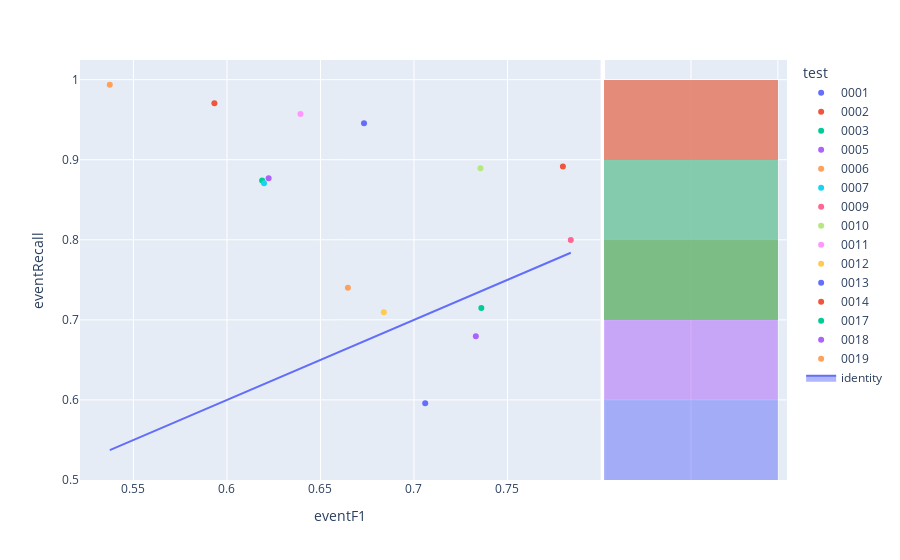

Source (notebook cell):
### Code cell
fig=px.scatter(experimentModels,x='eventF1',y='eventRecall',color='test',hover_name='modelId', marginal_y="histogram")
fig.add_trace(
    go.Scatter(x=experimentModels['eventF1'], y=experimentModels['eventF1'], name="identity", mode='lines',fill="toself")
)
fig.show()

### Figure 1 — Plotly figure (JSON) as saved in the notebook; plotly's stock layout.template omitted (floating-point values rounded to 4 significant figures)
{"data": [{"hovertemplate": "<b>%{hovertext}</b><br><br>test=0001<br>eventF1=%{x}<br>eventRecall=%{y}<extra></extra>", "hovertext": ["aa11eb61-61e6-41e2-94d5-a4833e9b8d9d"], "legendgroup": "0001", "marker": {"color": "#636efa", "symbol": "circle"}, "mode": "markers", "name": "0001", "orientation": "v", "showlegend": true, "type": "scatter", "x": [0.706], "xaxis": "x", "y": [0.5958], "yaxis": "y"}, {"alignmentgroup": "True", "bingroup": "y", "hovertemplate": "test=0001<br>eventRecall=%{y}<br>count=%{x}<extra></extra>", "legendgroup": "0001", "marker": {"color": "#636efa"}, "name": "0001", "offsetgroup": "0001", "opacity": 0.5, "showlegend": false, "type": "histogram", "xaxis": "x2", "y": [0.5958], "yaxis": "y2"}, {"hovertemplate": "<b>%{hovertext}</b><br><br>test=0002<br>eventF1=%{x}<br>eventRecall=%{y}<extra></extra>", "hovertext": ["56daf263-9a04-44a8-a967-ed222c84ae8c"], "legendgroup": "0002", "marker": {"color": "#EF553B", "symbol": "circle"}, "mode": "markers", "name": "0002", "orientation": "v", "showlegend": true, "type": "scatter", "x": [0.7796], "xaxis": "x", "y": [0.8915], "yaxis": "y"}, {"alignmentgroup": "True", "bingroup": "y", "hovertemplate": "test=0002<br>eventRecall=%{y}<br>count=%{x}<extra></extra>", "legendgroup": "0002", "marker": {"color": "#EF553B"}, "name": "0002", "offsetgroup": "0002", "opacity": 0.5, "showlegend": false, "type": "histogram", "xaxis": "x2", "y": [0.8915], "yaxis": "y2"}, {"hovertemplate": "<b>%{hovertext}</b><br><br>test=0003<br>eventF1=%{x}<br>eventRecall=%{y}<extra></extra>", "hovertext": ["983f3902-7ddc-4ab2-93e7-4da2577f8b4b"], "legendgroup": "0003", "marker": {"color": "#00cc96", "symbol": "circle"}, "mode": "markers", "name": "0003", "orientation": "v", "showlegend": true, "type": "scatter", "x": [0.6188], "xaxis": "x", "y": [0.8741], "yaxis": "y"}, {"alignmentgroup": "True", "bingroup": "y", "hovertemplate": "test=0003<br>eventRecall=%{y}<br>count=%{x}<extra></extra>", "legendgroup": "0003", "marker": {"color": "#00cc96"}, "name": "0003", "offsetgroup": "0003", "opacity": 0.5, "showlegend": false, "type": "histogram", "xaxis": "x2", "y": [0.8741], "yaxis": "y2"}, {"hovertemplate": "<b>%{hovertext}</b><br><br>test=0005<br>eventF1=%{x}<br>eventRecall=%{y}<extra></extra>", "hovertext": ["c0eba1b0-cd60-4e9e-ab7f-71131a829c7e"], "legendgroup": "0005", "marker": {"color": "#ab63fa", "symbol": "circle"}, "mode": "markers", "name": "0005", "orientation": "v", "showlegend": true, "type": "scatter", "x": [0.6223], "xaxis": "x", "y": [0.8768], "yaxis": "y"}, {"alignmentgroup": "True", "bingroup": "y", "hovertemplate": "test=0005<br>eventRecall=%{y}<br>count=%{x}<extra></extra>", "legendgroup": "0005", "marker": {"color": "#ab63fa"}, "name": "0005", "offsetgroup": "0005", "opacity": 0.5, "showlegend": false, "type": "histogram", "xaxis": "x2", "y": [0.8768], "yaxis": "y2"}, {"hovertemplate": "<b>%{hovertext}</b><br><br>test=0006<br>eventF1=%{x}<br>eventRecall=%{y}<extra></extra>", "hovertext": ["d7cf3254-9d32-4e20-a23e-3cdcd3107eaa"], "legendgroup": "0006", "marker": {"color": "#FFA15A", "symbol": "circle"}, "mode": "markers", "name": "0006", "orientation": "v", "showlegend": true, "type": "scatter", "x": [0.6647], "xaxis": "x", "y": [0.74], "yaxis": "y"}, {"alignmentgroup": "True", "bingroup": "y", "hovertemplate": "test=0006<br>eventRecall=%{y}<br>count=%{x}<extra></extra>", "legendgroup": "0006", "marker": {"color": "#FFA15A"}, "name": "0006", "offsetgroup": "0006", "opacity": 0.5, "showlegend": false, "type": "histogram", "xaxis": "x2", "y": [0.74], "yaxis": "y2"}, {"hovertemplate": "<b>%{hovertext}</b><br><br>test=0007<br>eventF1=%{x}<br>eventRecall=%{y}<extra></extra>", "hovertext": ["4f832318-c477-4835-acd3-7ec40944edd3"], "legendgroup": "0007", "marker": {"color": "#19d3f3", "symbol": "circle"}, "mode": "markers", "name": "0007", "orientation": "v", "showlegend": true, "type": "scatter", "x": [0.6198], "xaxis": "x", "y": [0.8706], "yaxis": "y"}, {"alignmentgroup": "True", "bingroup": "y", "hovertemplate": "test=0007<br>eventRecall=%{y}<br>count=%{x}<extra></extra>", "legendgroup": "0007", "marker": {"color": "#19d3f3"}, "name": "0007", "offsetgroup": "0007", "opacity": 0.5, "showlegend": false, "type": "histogram", "xaxis": "x2", "y": [0.8706], "yaxis": "y2"}, {"hovertemplate": "<b>%{hovertext}</b><br><br>test=0009<br>eventF1=%{x}<br>eventRecall=%{y}<extra></extra>", "hovertext": ["15e578bc-6917-4cef-a16a-bade7c0b0676"], "legendgroup": "0009", "marker": {"color": "#FF6692", "symbol": "circle"}, "mode": "markers", "name": "0009", "orientation": "v", "showlegend": true, "type": "scatter", "x": [0.7839], "xaxis": "x", "y": [0.7998], "yaxis": "y"}, {"alignmentgroup": "True", "bingroup": "y", "hovertemplate": "test=0009<br>eventRecall=%{y}<br>count=%{x}<extra></extra>", "legendgroup": "0009", "marker": {"color": "#FF6692"}, "name": "0009", "offsetgroup": "0009", "opacity": 0.5, "showlegend": false, "type": "histogram", "xaxis": "x2", "y": [0.7998], "yaxis": "y2"}, {"hovertemplate": "<b>%{hovertext}</b><br><br>test=0010<br>eventF1=%{x}<br>eventRecall=%{y}<extra></extra>", "hovertext": ["7e1fcff0-30f4-4f29-90d4-f7171b7700cf"], "legendgroup": "0010", "marker": {"color": "#B6E880", "symbol": "circle"}, "mode": "markers", "name": "0010", "orientation": "v", "showlegend": true, "type": "scatter", "x": [0.7356], "xaxis": "x", "y": [0.8893], "yaxis": "y"}, {"alignmentgroup": "True", "bingroup": "y", "hovertemplate": "test=0010<br>eventRecall=%{y}<br>count=%{x}<extra></extra>", "legendgroup": "0010", "marker": {"color": "#B6E880"}, "name": "0010", "offsetgroup": "0010", "opacity": 0.5, "showlegend": false, "type": "histogram", "xaxis": "x2", "y": [0.8893], "yaxis": "y2"}, {"hovertemplate": "<b>%{hovertext}</b><br><br>test=0011<br>eventF1=%{x}<br>eventRecall=%{y}<extra></extra>", "hovertext": ["0f783e82-ff7a-4204-9e47-55e534671311"], "legendgroup": "0011", "marker": {"color": "#FF97FF", "symbol": "circle"}, "mode": "markers", "name": "0011", "orientation": "v", "showlegend": true, "type": "scatter", "x": [0.6393], "xaxis": "x", "y": [0.9571], "yaxis": "y"}, {"alignmentgroup": "True", "bingroup": "y", "hovertemplate": "test=0011<br>eventRecall=%{y}<br>count=%{x}<extra></extra>", "legendgroup": "0011", "marker": {"color": "#FF97FF"}, "name": "0011", "offsetgroup": "0011", "opacity": 0.5, "showlegend": false, "type": "histogram", "xaxis": "x2", "y": [0.9571], "yaxis": "y2"}, {"hovertemplate": "<b>%{hovertext}</b><br><br>test=0012<br>eventF1=%{x}<br>eventRecall=%{y}<extra></extra>", "hovertext": ["99bfe384-9dde-485c-8233-eb9370c0bdbf"], "legendgroup": "0012", "marker": {"color": "#FECB52", "symbol": "circle"}, "mode": "markers", "name": "0012", "orientation": "v", "showlegend": true, "type": "scatter", "x": [0.6839], "xaxis": "x", "y": [0.7094], "yaxis": "y"}, {"alignmentgroup": "True", "bingroup": "y", "hovertemplate": "test=0012<br>eventRecall=%{y}<br>count=%{x}<extra></extra>", "legendgroup": "0012", "marker": {"color": "#FECB52"}, "name": "0012", "offsetgroup": "0012", "opacity": 0.5, "showlegend": false, "type": "histogram", "xaxis": "x2", "y": [0.7094], "yaxis": "y2"}, {"hovertemplate": "<b>%{hovertext}</b><br><br>test=0013<br>eventF1=%{x}<br>eventRecall=%{y}<extra></extra>", "hovertext": ["63e51dd9-118d-496b-8b4d-c0fd4db3d962"], "legendgroup": "0013", "marker": {"color": "#636efa", "symbol": "circle"}, "mode": "markers", "name": "0013", "orientation": "v", "showlegend": true, "type": "scatter", "x": [0.6733], "xaxis": "x", "y": [0.9456], "yaxis": "y"}, {"alignmentgroup": "True", "bingroup": "y", "hovertemplate": "test=0013<br>eventRecall=%{y}<br>count=%{x}<extra></extra>", "legendgroup": "0013", "marker": {"color": "#636efa"}, "name": "0013", "offsetgroup": "0013", "opacity": 0.5, "showlegend": false, "type": "histogram", "xaxis": "x2", "y": [0.9456], "yaxis": "y2"}, {"hovertemplate": "<b>%{hovertext}</b><br><br>test=0014<br>eventF1=%{x}<br>eventRecall=%{y}<extra></extra>", "hovertext": ["1665dd00-eb54-47cb-843d-f21453d9790d"], "legendgroup": "0014", "marker": {"color": "#EF553B", "symbol": "circle"}, "mode": "markers", "name": "0014", "orientation": "v", "showlegend": true, "type": "scatter", "x": [0.5933], "xaxis": "x", "y": [0.9705], "yaxis": "y"}, {"alignmentgroup": "True", "bingroup": "y", "hovertemplate": "test=0014<br>eventRecall=%{y}<br>count=%{x}<extra></extra>", "legendgroup": "0014", "marker": {"color": "#EF553B"}, "name": "0014", "offsetgroup": "0014", "opacity": 0.5, "showlegend": false, "type": "histogram", "xaxis": "x2", "y": [0.9705], "yaxis": "y2"}, {"hovertemplate": "<b>%{hovertext}</b><br><br>test=0017<br>eventF1=%{x}<br>eventRecall=%{y}<extra></extra>", "hovertext": ["263de413-4128-436e-b8a1-0bb7ad600f90"], "legendgroup": "0017", "marker": {"color": "#00cc96", "symbol": "circle"}, "mode": "markers", "name": "0017", "orientation": "v", "showlegend": true, "type": "scatter", "x": [0.736], "xaxis": "x", "y": [0.7149], "yaxis": "y"}, {"alignmentgroup": "True", "bingroup": "y", "hovertemplate": "test=0017<br>eventRecall=%{y}<br>count=%{x}<extra></extra>", "legendgroup": "0017", "marker": {"color": "#00cc96"}, "name": "0017", "offsetgroup": "0017", "opacity": 0.5, "showlegend": false, "type": "histogram", "xaxis": "x2", "y": [0.7149], "yaxis": "y2"}, {"hovertemplate": "<b>%{hovertext}</b><br><br>test=0018<br>eventF1=%{x}<br>eventRecall=%{y}<extra></extra>", "hovertext": ["d666c68e-f0ca-4f31-b8f4-f0495ee86bc1"], "legendgroup": "0018", "marker": {"color": "#ab63fa", "symbol": "circle"}, "mode": "markers", "name": "0018", "orientation": "v", "showlegend": true, "type": "scatter", "x": [0.7331], "xaxis": "x", "y": [0.6796], "yaxis": "y"}, {"alignmentgroup": "True", "bingroup": "y", "hovertemplate": "test=0018<br>eventRecall=%{y}<br>count=%{x}<extra></extra>", "legendgroup": "0018", "marker": {"color": "#ab63fa"}, "name": "0018", "offsetgroup": "0018", "opacity": 0.5, "showlegend": false, "type": "histogram", "xaxis": "x2", "y": [0.6796], "yaxis": "y2"}, {"hovertemplate": "<b>%{hovertext}</b><br><br>test=0019<br>eventF1=%{x}<br>eventRecall=%{y}<extra></extra>", "hovertext": ["d88629a4-c108-44c5-9c1b-4008bdd78400"], "legendgroup": "0019", "marker": {"color": "#FFA15A", "symbol": "circle"}, "mode": "markers", "name": "0019", "orientation": "v", "showlegend": true, "type": "scatter", "x": [0.5373], "xaxis": "x", "y": [0.9937], "yaxis": "y"}, {"alignmentgroup": "True", "bingroup": "y", "hovertemplate": "test=0019<br>eventRecall=%{y}<br>count=%{x}<extra></extra>", "legendgroup": "0019", "marker": {"color": "#FFA15A"}, "name": "0019", "offsetgroup": "0019", "opacity": 0.5, "showlegend": false, "type": "histogram", "xaxis": "x2", "y": [0.9937], "yaxis": "y2"}, {"fill": "toself", "mode": "lines", "name": "identity", "type": "scatter", "x": [0.706, 0.7796, 0.6188, 0.6223, 0.6647, 0.6198, 0.7839, 0.7356, 0.6393, 0.6839, 0.6733, 0.5933, 0.736, 0.7331, 0.5373], "y": [0.706, 0.7796, 0.6188, 0.6223, 0.6647, 0.6198, 0.7839, 0.7356, 0.6393, 0.6839, 0.6733, 0.5933, 0.736, 0.7331, 0.5373]}], "layout": {"barmode": "overlay", "legend": {"title": {"text": "test"}, "tracegroupgap": 0}, "margin": {"t": 60}, "xaxis": {"anchor": "y", "domain": [0, 0.7363], "title": {"text": "eventF1"}}, "xaxis2": {"anchor": "y2", "domain": [0.7413, 1], "matches": "x2", "showgrid": true, "showline": false, "showticklabels": false, "ticks": ""}, "yaxis": {"anchor": "x", "domain": [0, 1], "title": {"text": "eventRecall"}}, "yaxis2": {"anchor": "x2", "domain": [0, 1], "matches": "y", "showgrid": true, "showticklabels": false}}}
